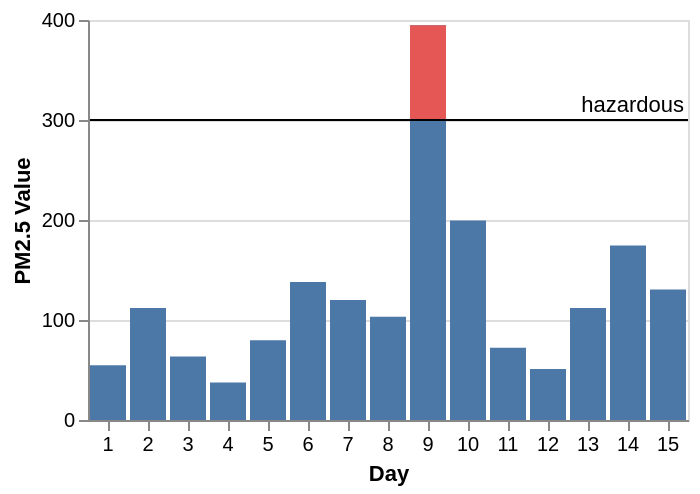

Write a Vega-Lite specification for this figure.
### Vega specification from a JSON file in a GitHub repository (floating-point values rounded to 4 significant figures)
{"$schema": "https://vega.github.io/schema/vega/v5.json", "description": "The PM2.5 value of Beijing observed 15 days, highlighting the days when PM2.5 level is hazardous to human health. Data source https://chartaccent.github.io/chartaccent.html", "autosize": "pad", "padding": 5, "height": 200, "style": "cell", "data": [{"name": "source_0", "values": [{"Day": 1, "Value": 54.8}, {"Day": 2, "Value": 112.1}, {"Day": 3, "Value": 63.6}, {"Day": 4, "Value": 37.6}, {"Day": 5, "Value": 79.7}, {"Day": 6, "Value": 137.9}, {"Day": 7, "Value": 120.1}, {"Day": 8, "Value": 103.3}, {"Day": 9, "Value": 394.8}, {"Day": 10, "Value": 199.5}, {"Day": 11, "Value": 72.3}, {"Day": 12, "Value": 51.1}, {"Day": 13, "Value": 112}, {"Day": 14, "Value": 174.5}, {"Day": 15, "Value": 130.5}]}, {"name": "source_1", "values": [{"ThresholdValue": 300, "Threshold": "hazardous"}]}, {"name": "data_1", "source": "source_0", "transform": [{"type": "filter", "expr": "datum[\"Value\"] !== null && !isNaN(datum[\"Value\"])"}]}, {"name": "data_2", "source": "source_0", "transform": [{"type": "filter", "expr": "datum.Value >= 300"}, {"type": "formula", "expr": "300", "as": "baseline"}, {"type": "filter", "expr": "datum[\"baseline\"] !== null && !isNaN(datum[\"baseline\"])"}]}, {"name": "data_4", "source": "source_1", "transform": [{"type": "filter", "expr": "datum[\"ThresholdValue\"] !== null && !isNaN(datum[\"ThresholdValue\"])"}]}, {"name": "data_5", "source": "source_1", "transform": [{"type": "filter", "expr": "datum[\"ThresholdValue\"] !== null && !isNaN(datum[\"ThresholdValue\"])"}]}], "signals": [{"name": "x_step", "value": 20}, {"name": "width", "update": "bandspace(domain('x').length, 0.1, 0.05) * x_step"}], "marks": [{"name": "layer_0_layer_0_marks", "type": "rect", "style": ["bar"], "from": {"data": "data_1"}, "encode": {"update": {"fill": {"value": "#4c78a8"}, "tooltip": {"signal": "{\"Day\": ''+datum[\"Day\"], \"Value\": format(datum[\"Value\"], \"\")}"}, "x": {"scale": "x", "field": "Day"}, "width": {"scale": "x", "band": true}, "y": {"scale": "y", "field": "Value"}, "y2": {"scale": "y", "value": 0}}}}, {"name": "layer_0_layer_1_marks", "type": "rect", "style": ["bar"], "from": {"data": "data_2"}, "encode": {"update": {"fill": {"value": "#e45755"}, "tooltip": {"signal": "{\"Day\": ''+datum[\"Day\"], \"baseline\": format(datum[\"baseline\"], \"\"), \"Value\": format(datum[\"Value\"], \"\")}"}, "x": {"scale": "x", "field": "Day"}, "width": {"scale": "x", "band": true}, "y": {"scale": "y", "field": "baseline"}, "y2": {"scale": "y", "field": "Value"}}}}, {"name": "layer_1_layer_0_marks", "type": "rule", "style": ["rule"], "from": {"data": "data_4"}, "encode": {"update": {"stroke": {"value": "black"}, "tooltip": {"signal": "{\"ThresholdValue\": format(datum[\"ThresholdValue\"], \"\")}"}, "x": {"value": 0}, "y": {"scale": "y", "field": "ThresholdValue"}, "x2": {"field": {"group": "width"}}}}}, {"name": "layer_1_layer_1_marks", "type": "text", "style": ["text"], "from": {"data": "data_5"}, "encode": {"update": {"align": {"value": "right"}, "dx": {"value": -2}, "dy": {"value": -4}, "fill": {"value": "black"}, "tooltip": {"signal": "{\"PM2.5 Value\": format(datum[\"ThresholdValue\"], \"\"), \"Threshold\": ''+datum[\"Threshold\"]}"}, "x": {"field": {"group": "width"}}, "y": {"scale": "y", "field": "ThresholdValue"}, "text": {"signal": "''+datum[\"Threshold\"]"}}}}], "scales": [{"name": "x", "type": "band", "domain": {"fields": [{"data": "data_1", "field": "Day"}, {"data": "data_2", "field": "Day"}], "sort": true}, "range": {"step": {"signal": "x_step"}}, "paddingInner": 0.1, "paddingOuter": 0.05}, {"name": "y", "type": "linear", "domain": {"fields": [{"data": "data_1", "field": "Value"}, {"data": "data_2", "field": "baseline"}, {"data": "data_2", "field": "Value"}, {"data": "data_4", "field": "ThresholdValue"}, {"data": "data_5", "field": "ThresholdValue"}]}, "range": [{"signal": "height"}, 0], "nice": true, "zero": true}], "axes": [{"scale": "x", "orient": "bottom", "grid": false, "title": "Day", "labelAngle": 0, "labelAlign": "center", "labelBaseline": "top", "labelOverlap": true, "zindex": 1}, {"scale": "y", "orient": "left", "grid": false, "title": "PM2.5 Value", "labelOverlap": true, "tickCount": {"signal": "ceil(height/40)"}, "zindex": 1}, {"scale": "y", "orient": "left", "gridScale": "x", "grid": true, "tickCount": {"signal": "ceil(height/40)"}, "domain": false, "labels": false, "maxExtent": 0, "minExtent": 0, "ticks": false, "zindex": 0}]}
